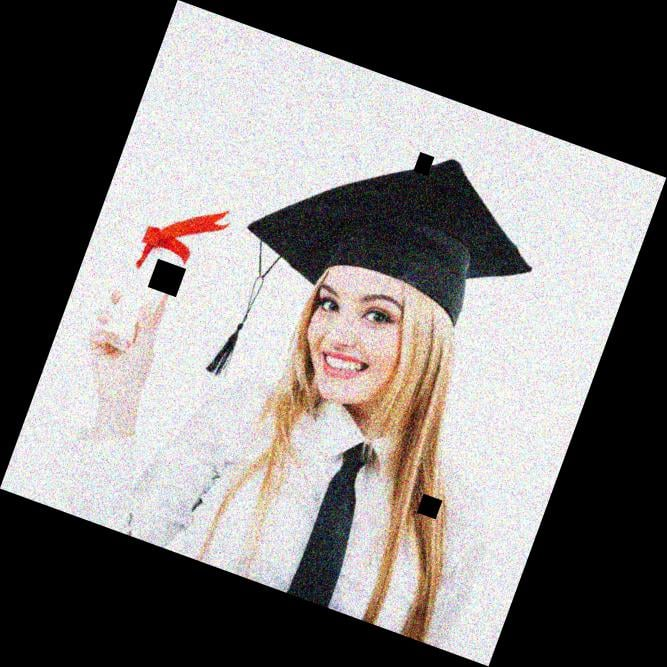
#> input picture image_process_python/images/sally_damaged_image.jpg, 667 x 667 px, found by its file name
$ python restore_photo.py
#> lines starting #> are read from the running program, lines starting #| are printed output that depends on the picture
### image_process_python/utils.py
import matplotlib.pyplot as plt


# Define a function using matplotlib to display the images
def show_image(image, title="Image", cmap_type="gray"):
    plt.imshow(image, cmap=cmap_type)
    plt.title(title)
    plt.axis("off")
    plt.show()


# [65 lines left out: functions show_image_contour, show_image_with_corners, show_detected_face, getFaceRectangle, mergeBlurryFace, not called in this run]

### image_process_python/face_feature_detection/restore_photo.py
import skimage

# from utils import show_detected_face
from utils import show_image

damaged_image = skimage.io.imread(
    "/users/s0046425/git_projects/2025/data-camp-courses/image_process_python/images/sally_damaged_image.jpg"
)
#> damaged_image is the input picture: shape (667, 667, 3); mean R, G, B 124.1, 120.3, 119.1


# Import the necessary modules
from skimage.restoration import denoise_tv_chambolle, inpaint
from skimage.transform import rotate
import numpy as np

# Transform the image so it's not rotated
upright_img = rotate(damaged_image, 20)
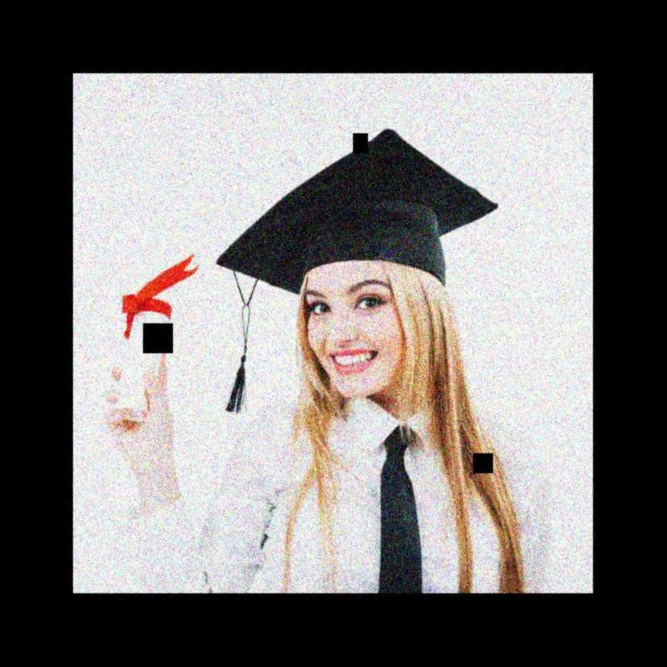
#> upright_img: shape (667, 667, 3) float64; mean R, G, B 0.487, 0.472, 0.467

# Remove noise from the image, using the chambolle method
upright_img_without_noise = denoise_tv_chambolle(
    upright_img, weight=0.1, channel_axis=2
)

# Reconstruct the image missing parts
mask_for_solution = np.zeros(damaged_image.shape[:-1])
mask_for_solution[450:475, 470:495] = 1
mask_for_solution[320:355, 140:175] = 1
mask_for_solution[130:155, 345:370] = 1
result = inpaint.inpaint_biharmonic(
    upright_img_without_noise, mask_for_solution, channel_axis=2
)

show_image(result)

$ run again, with image_process_python/images/corners_building_top.jpg copied over image_process_python/images/sally_damaged_image.jpg
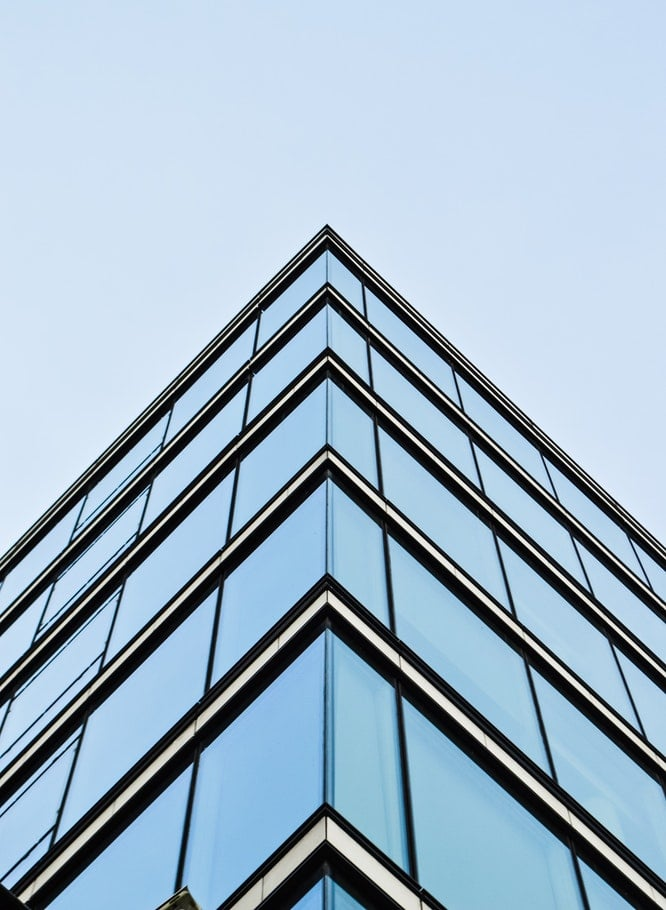
#> input picture image_process_python/images/corners_building_top.jpg, 666 x 910 px, found by its file name
#> damaged_image is the input picture: shape (910, 666, 3); mean R, G, B 158.1, 180.3, 198.1
#> `upright_img = rotate(damaged_image, 20)`:
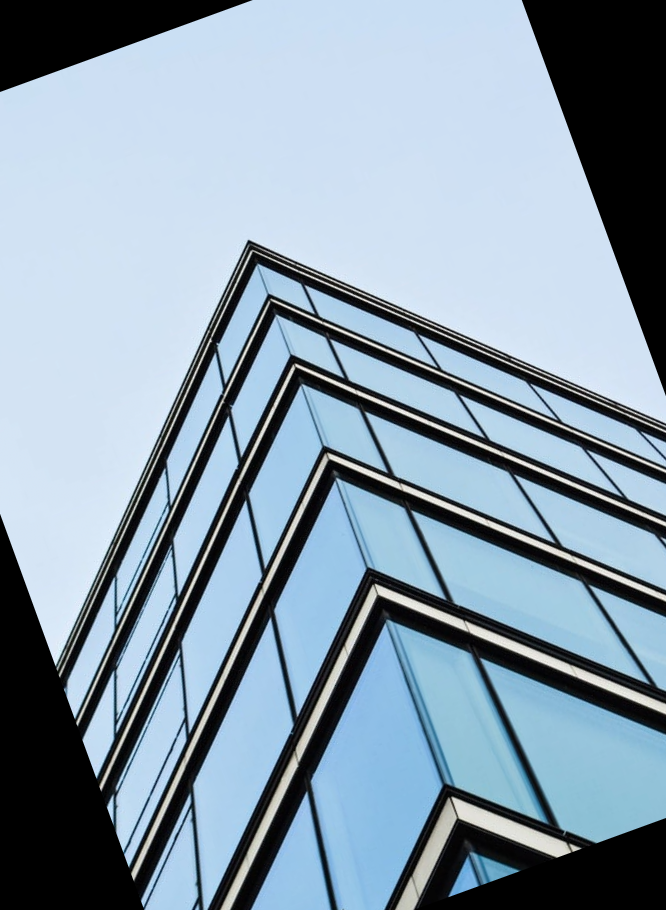
#> upright_img: shape (910, 666, 3) float64; mean R, G, B 0.535, 0.611, 0.671
